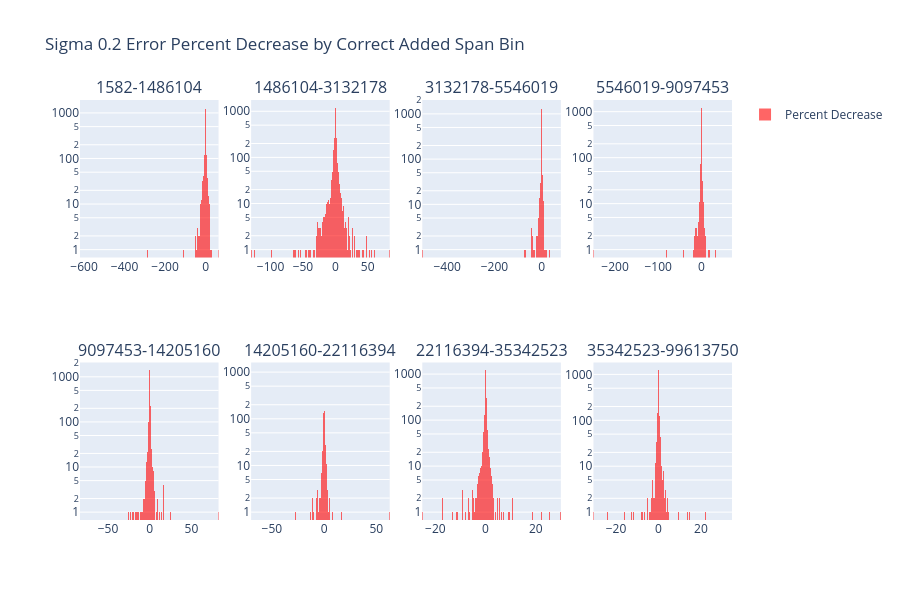

Notebook code cell kept with this figure:
### Code cell
error_change_proportion_by_correct_added_span_bin(S0_2_unary, data[0.2][0]['static_info'])

### Figure 1 — Plotly figure (JSON) as saved in the notebook; plotly's stock layout.template omitted (floating-point values rounded to 4 significant figures; data arrays with more than 128 entries replaced by an {"elided": "..."} marker saying what was removed)
{"data": [{"marker": {"color": "red"}, "name": "Percent Decrease", "opacity": 0.6, "showlegend": true, "type": "histogram", "x": {"elided": "3747 float values"}, "xaxis": "x", "yaxis": "y"}, {"marker": {"color": "red"}, "name": "Percent Decrease", "opacity": 0.6, "showlegend": false, "type": "histogram", "x": {"elided": "3747 float values"}, "xaxis": "x2", "yaxis": "y2"}, {"marker": {"color": "red"}, "name": "Percent Decrease", "opacity": 0.6, "showlegend": false, "type": "histogram", "x": {"elided": "3746 float values"}, "xaxis": "x3", "yaxis": "y3"}, {"marker": {"color": "red"}, "name": "Percent Decrease", "opacity": 0.6, "showlegend": false, "type": "histogram", "x": {"elided": "3747 float values"}, "xaxis": "x4", "yaxis": "y4"}, {"marker": {"color": "red"}, "name": "Percent Decrease", "opacity": 0.6, "showlegend": false, "type": "histogram", "x": {"elided": "3746 float values"}, "xaxis": "x5", "yaxis": "y5"}, {"marker": {"color": "red"}, "name": "Percent Decrease", "opacity": 0.6, "showlegend": false, "type": "histogram", "x": {"elided": "3747 float values"}, "xaxis": "x6", "yaxis": "y6"}, {"marker": {"color": "red"}, "name": "Percent Decrease", "opacity": 0.6, "showlegend": false, "type": "histogram", "x": {"elided": "3746 float values"}, "xaxis": "x7", "yaxis": "y7"}, {"marker": {"color": "red"}, "name": "Percent Decrease", "opacity": 0.6, "showlegend": false, "type": "histogram", "x": {"elided": "3747 float values"}, "xaxis": "x8", "yaxis": "y8"}], "layout": {"annotations": [{"font": {"size": 16}, "showarrow": false, "text": "1582-1486104", "x": 0.1062, "xanchor": "center", "xref": "paper", "y": 1, "yanchor": "bottom", "yref": "paper"}, {"font": {"size": 16}, "showarrow": false, "text": "1486104-3132178", "x": 0.3688, "xanchor": "center", "xref": "paper", "y": 1, "yanchor": "bottom", "yref": "paper"}, {"font": {"size": 16}, "showarrow": false, "text": "3132178-5546019", "x": 0.6313, "xanchor": "center", "xref": "paper", "y": 1, "yanchor": "bottom", "yref": "paper"}, {"font": {"size": 16}, "showarrow": false, "text": "5546019-9097453", "x": 0.8938, "xanchor": "center", "xref": "paper", "y": 1, "yanchor": "bottom", "yref": "paper"}, {"font": {"size": 16}, "showarrow": false, "text": "9097453-14205160", "x": 0.1062, "xanchor": "center", "xref": "paper", "y": 0.375, "yanchor": "bottom", "yref": "paper"}, {"font": {"size": 16}, "showarrow": false, "text": "14205160-22116394", "x": 0.3688, "xanchor": "center", "xref": "paper", "y": 0.375, "yanchor": "bottom", "yref": "paper"}, {"font": {"size": 16}, "showarrow": false, "text": "22116394-35342523", "x": 0.6313, "xanchor": "center", "xref": "paper", "y": 0.375, "yanchor": "bottom", "yref": "paper"}, {"font": {"size": 16}, "showarrow": false, "text": "35342523-99613750", "x": 0.8938, "xanchor": "center", "xref": "paper", "y": 0.375, "yanchor": "bottom", "yref": "paper"}], "barmode": "overlay", "height": 600, "title": {"text": "Sigma 0.2 Error Percent Decrease by Correct Added Span Bin"}, "xaxis": {"anchor": "y", "domain": [0, 0.2125]}, "xaxis2": {"anchor": "y2", "domain": [0.2625, 0.475]}, "xaxis3": {"anchor": "y3", "domain": [0.525, 0.7375]}, "xaxis4": {"anchor": "y4", "domain": [0.7875, 1]}, "xaxis5": {"anchor": "y5", "domain": [0, 0.2125]}, "xaxis6": {"anchor": "y6", "domain": [0.2625, 0.475]}, "xaxis7": {"anchor": "y7", "domain": [0.525, 0.7375]}, "xaxis8": {"anchor": "y8", "domain": [0.7875, 1]}, "yaxis": {"anchor": "x", "domain": [0.625, 1], "type": "log"}, "yaxis2": {"anchor": "x2", "domain": [0.625, 1], "type": "log"}, "yaxis3": {"anchor": "x3", "domain": [0.625, 1], "type": "log"}, "yaxis4": {"anchor": "x4", "domain": [0.625, 1], "type": "log"}, "yaxis5": {"anchor": "x5", "domain": [0, 0.375], "type": "log"}, "yaxis6": {"anchor": "x6", "domain": [0, 0.375], "type": "log"}, "yaxis7": {"anchor": "x7", "domain": [0, 0.375], "type": "log"}, "yaxis8": {"anchor": "x8", "domain": [0, 0.375], "type": "log"}}}
